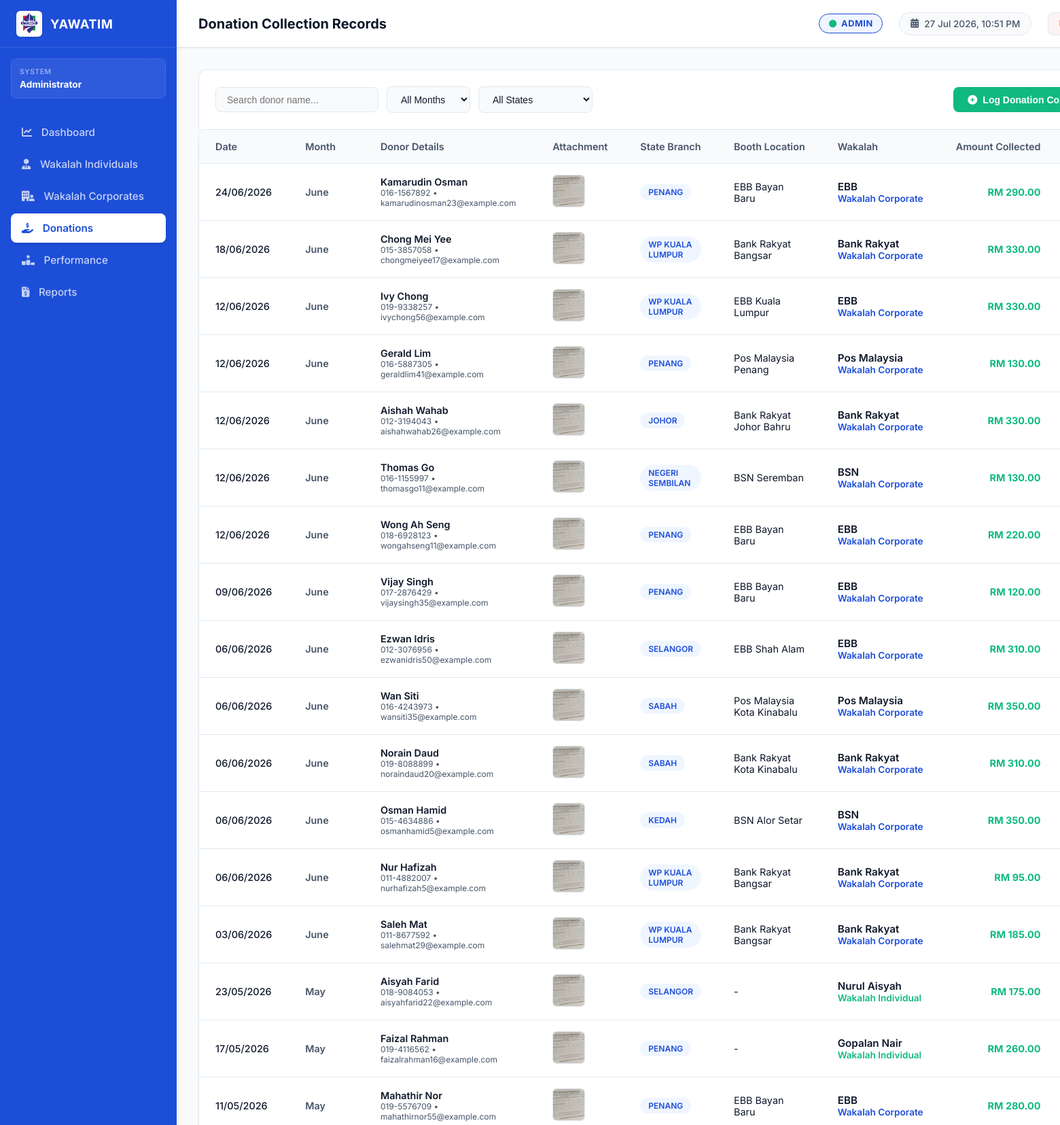
Screenshot of /index.php?page=donations (signed in, upper part) with the database file from the repository.
### tables this page shows
CREATE TABLE `donations` (
  `donation_id` int(11) NOT NULL,
  `donor_name` varchar(255) NOT NULL,
  `donor_phone` varchar(100) DEFAULT NULL,
  `donor_email` varchar(255) DEFAULT NULL,
  `amount` decimal(12,2) NOT NULL,
  `donation_date` date NOT NULL,
  `donation_month` varchar(20) NOT NULL,
  `channel` varchar(255) DEFAULT NULL,
  `state` varchar(100) NOT NULL,
  `location` varchar(255) NOT NULL,
  `wakalah_id` int(11) DEFAULT NULL,
  `booth_id` int(11) DEFAULT NULL,
  `attachment_image` varchar(255) DEFAULT NULL,
  `created_at` datetime NOT NULL DEFAULT current_timestamp()
);

CREATE TABLE `wakalah` (
  `wakalah_id` int(11) NOT NULL,
  `type` enum('individual','corporate') NOT NULL,
  `name` varchar(255) NOT NULL,
  `email` varchar(255) NOT NULL,
  `phone` varchar(100) NOT NULL,
  `state` varchar(100) NOT NULL,
  `status` enum('Active','Inactive') NOT NULL DEFAULT 'Active',
  `ic_number` varchar(100) DEFAULT NULL,
  `company_representative` varchar(255) DEFAULT NULL,
  `ssm_number` varchar(100) DEFAULT NULL,
  `hq_address` text DEFAULT NULL,
  `address` text DEFAULT NULL,
  `channel` varchar(255) DEFAULT NULL,
  `created_at` datetime NOT NULL DEFAULT current_timestamp()
);

### modules/donations.php (the view, shortened to what this page needs)
<?php
$role = $_SESSION['role'] ?? 'wakalah_individual';
$selected_month = $_GET['month_filter'] ?? '';
$selected_state = $_GET['state_filter'] ?? '';
$donations = [];
try {
    if ($role === 'admin') {
        $sql = "SELECT d.*, w.name as collector_name, w.type as collector_type
                FROM donations d
                LEFT JOIN wakalah w ON d.wakalah_id = w.wakalah_id
                WHERE 1=1";
        $params = [];
        $sql .= " ORDER BY d.donation_date DESC, d.donation_id DESC";
        $stmt_don = $pdo->prepare($sql);
        $stmt_don->execute($params);
        $donations = $stmt_don->fetchAll();
    }
} catch (PDOException $e) {
    echo "<div style='color: var(--alert-red); font-weight: bold;'>Query Error: " . $e->getMessage() . "</div>";
}
?>
<div class="table-controls-container" id="donation-controls">
    <form method="GET" action="index.php" class="search-filter-group" id="form-filter-donations" style="display: flex; gap: 0.75rem; flex-wrap: wrap; align-items: center;">
        <input type="text" class="input-search" placeholder="Search donor name..." data-search-target="true" id="donation-search-input">
        <select class="select-filter" name="month_filter" id="donation-filter-month" onchange="this.form.submit()">
            <option value="">All Months</option>
        </select>
        <select class="select-filter" name="state_filter" id="donation-filter-state" onchange="this.form.submit()">
            <option value="">All States</option>
        </select>
    </form>
    <button class="btn btn-success" data-modal-open="modal-add-donation" id="btn-log-donation">
        <i class="fa-solid fa-plus-circle"></i> Log Donation Collected
    </button>
</div>
<div class="table-card" id="donations-table-card">
    <div class="table-wrapper">
        <table class="table-yawatim" id="donations-table">
            <thead>
                <tr>
                    <th>Date</th>
                    <th>Month</th>
                    <th>Donor Details</th>
                    <th>Attachment</th>
                    <?php if ($role !== 'wakalah_individual'): ?>
                        <th>State Branch</th>
                        <th>Booth Location</th>
                    <?php endif; ?>
                    <?php if ($role === 'admin'): ?>
                        <th>Wakalah</th>
                    <?php endif; ?>
                    <th style="text-align: right;">Amount Collected</th>
                    <th style="text-align: center; width: 70px;">Action</th>
                </tr>
            </thead>
            <tbody>
                <?php if (count($donations) === 0): ?>
                    <?php
                        $colcount = 6;
                        if ($role !== 'wakalah_individual') { $colcount += 2; }
                        if ($role === 'admin') { $colcount += 1; }
                    ?>
                    <tr>
                        <td colspan="<?php echo $colcount; ?>" style="text-align: center; color: var(--light-neutral); padding: 2rem;">
                            No donation records registered
                            <?php
                                $filters = [];
                                if (!empty($selected_month)) { $filters[] = "for " . htmlspecialchars($selected_month); }
                                if (!empty($selected_state)) { $filters[] = "in " . htmlspecialchars($selected_state); }
                                echo !empty($filters) ? "(" . implode(", ", $filters) . ")" : "";
                            ?>.
                        </td>
                    </tr>
                <?php else: ?>
                    <?php foreach ($donations as $don): ?>
                        <tr>
                            <td style="font-weight: 500;"><?php echo date('d/m/Y', strtotime($don['donation_date'])); ?></td>
                            <td style="font-weight: 600; color: var(--medium-neutral);"><?php echo htmlspecialchars($don['donation_month']); ?></td>
                            <td>
                                <div style="display: flex; flex-direction: column;">
                                    <span style="font-weight: 600;"><?php echo htmlspecialchars($don['donor_name'] ?: 'Anonymous'); ?></span>
                                    <span style="font-size: 0.75rem; color: var(--medium-neutral);">
                                        <?php echo htmlspecialchars($don['donor_phone'] ?: '-'); ?>
                                        <?php echo $don['donor_email'] ? ' &bull; ' . htmlspecialchars($don['donor_email']) : ''; ?>
                                    </span>
                                </div>
                            </td>
                            <td>
                                <?php if (!empty($don['attachment_image'])): ?>
                                    <a href="<?php echo htmlspecialchars($don['attachment_image']); ?>" target="_blank" title="View Receipt">
                                        <img src="<?php echo htmlspecialchars($don['attachment_image']); ?>" alt="Receipt"
                                             style="width:48px;height:48px;object-fit:cover;border-radius:6px;border:1px solid var(--border-light);cursor:pointer;transition:transform 0.2s;"
                                             onmouseover="this.style.transform='scale(1.15)'" onmouseout="this.style.transform='scale(1)'">
                                    </a>
                                <?php else: ?>
                                    <span style="color: var(--light-neutral); font-size: 0.8rem;">—</span>
                                <?php endif; ?>
                            </td>
                            <?php if ($role !== 'wakalah_individual'): ?>
                                <td>
                                    <span class="badge" style="background-color: var(--light-blue); color: var(--primary-blue); font-weight: 600;">
                                        <?php echo htmlspecialchars($don['state']); ?>
                                    </span>
                                </td>
                                <td>
                                    <?php
                                        $loc = htmlspecialchars($don['location']);
                                        if ((($don['collector_type'] ?? '') === 'corporate' || $role === 'wakalah_corporate') && $loc === '-') {
                                            $partner_name_display = $don['collector_name'] ?: ($_SESSION['name'] ?? 'Corporate Partner');
                                            echo htmlspecialchars($partner_name_display . ' ' . $don['state']);
                                        } else {
                                            echo (($don['collector_type'] ?? '') === 'individual') ? '-' : $loc;
                                        }
                                    ?>
                                </td>
                            <?php endif; ?>
                            <?php if ($role === 'admin'): ?>
                                <td>
                                     <div style="display: flex; flex-direction: column;">
                                         <span style="font-size: 0.95rem; font-weight: 600; color: var(--dark-neutral);">
                                             <?php
                                                 if (($don['collector_type'] ?? '') === 'corporate' || ($don['collector_type'] ?? '') === 'individual') {
                                                     echo htmlspecialchars($don['collector_name']);
                                                 } else {
                                                     echo 'Direct YAWATIM';
                                                 }
                                             ?>
                                         </span>
                                         <span style="font-size: 0.85rem; font-weight: 600; white-space: nowrap; color: <?php echo ($don['collector_type'] ?? '') === 'corporate' ? 'var(--primary-blue)' : (($don['collector_type'] ?? '') === 'individual' ? 'var(--success-green)' : 'var(--medium-neutral)'); ?>;">
                                             <?php echo ($don['collector_type'] ?? '') === 'corporate' ? 'Wakalah Corporate' : (($don['collector_type'] ?? '') === 'individual' ? 'Wakalah Individual' : 'Direct'); ?>
                                         </span>
                                     </div>
                                </td>
                            <?php endif; ?>
                            <td style="font-weight: 700; color: var(--success-green); text-align: right;">
                                RM <?php echo number_format($don['amount'], 2); ?>
                            </td>
                            <td style="text-align: center;">
                            </td>
                        </tr>
                    <?php endforeach; ?>
                <?php endif; ?>
            </tbody>
        </table>
    </div>
</div>

### assets/css/style.css (style rules this page uses)
:root { --primary-blue: #1e3a8a; --primary-blue-hover: #1e40af; --light-blue: #eff6ff; --border-blue: #bfdbfe; --success-green: #10b981; --success-green-hover: #059669; --light-green: #ecfdf5; --alert-red: #ef4444; --alert-red-hover: #dc2626; --light-red: #fef2f2; --dark-neutral: #0f172a; --medium-neutral: #475569; --light-neutral: #94a3b8; --bg-neutral: #f8fafc; --border-light: #e2e8f0; --white: #ffffff; --transition: all 0.25s cubic-bezier(0.4, 0, 0.2, 1); --shadow-sm: 0 1px 3px rgba(0,0,0,0.05), 0 1px 2px rgba(0,0,0,0.02); --shadow-md: 0 4px 6px -1px rgba(0,0,0,0.08), 0 2px 4px -1px rgba(0,0,0,0.03); --shadow-lg: 0 10px 15px -3px rgba(0,0,0,0.08), 0 4px 6px -2px rgba(0,0,0,0.03); --sidebar-width: 260px; --header-height: 70px; }
* { box-sizing: border-box; margin: 0; padding: 0; }
body { font-family: 'Inter', sans-serif; background-color: var(--bg-neutral); color: var(--dark-neutral); min-height: 100vh; display: flex; flex-direction: column; overflow-x: hidden; }
a { text-decoration: none; color: inherit; }
.table-controls-container { background-color: var(--white); border-radius: 12px 12px 0 0; padding: 1.5rem; border: 1px solid var(--border-light); border-bottom: none; display: flex; flex-wrap: wrap; align-items: center; justify-content: space-between; gap: 1rem; }
.search-filter-group { display: flex; align-items: center; gap: 0.75rem; flex-wrap: wrap; }
.input-search, .select-filter { background-color: var(--bg-neutral); border: 1px solid var(--border-light); border-radius: 8px; padding: 0.6rem 1rem; font-size: 0.875rem; color: var(--dark-neutral); outline: none; transition: var(--transition); }
.input-search { width: 240px; }
.btn { display: inline-flex; align-items: center; justify-content: center; gap: 0.5rem; font-size: 0.875rem; font-weight: 600; padding: 0.6rem 1.25rem; border-radius: 8px; border: 1px solid transparent; cursor: pointer; transition: var(--transition); }
.btn-success { background-color: var(--success-green); color: var(--white); }
.table-card { background-color: var(--white); border-radius: 12px; box-shadow: var(--shadow-sm); border: 1px solid var(--border-light); overflow: hidden; margin-bottom: 2rem; }
.table-wrapper { overflow-x: auto; width: 100%; }
.table-yawatim { width: 100%; border-collapse: collapse; text-align: left; font-size: 0.9rem; }
.table-yawatim th { background-color: var(--bg-neutral); color: var(--medium-neutral); font-weight: 600; padding: 1rem 1.5rem; border-bottom: 1px solid var(--border-light); white-space: nowrap; }
.table-yawatim td { padding: 1rem 1.5rem; border-bottom: 1px solid var(--border-light); color: var(--dark-neutral); vertical-align: middle; }
.badge { display: inline-flex; align-items: center; padding: 0.25rem 0.75rem; border-radius: 20px; font-size: 0.75rem; font-weight: 600; text-transform: uppercase; }

### rows the page displays
donations: donation_date "24/06/2026", donation_month "June", donor_name "Kamarudin Osman", donor_phone "016-1567892", donor_email "kamarudinosman23@example.com", attachment_image (picture), state "PENANG", location "EBB Bayan Baru", wakalah.name "EBB", shows "Wakalah Corporate", amount "290.00"
donations: donation_date "18/06/2026", donation_month "June", donor_name "Chong Mei Yee", donor_phone "015-3857058", donor_email "chongmeiyee17@example.com", attachment_image (picture), state "WP KUALA LUMPUR", location "Bank Rakyat Bangsar", wakalah.name "Bank Rakyat", shows "Wakalah Corporate", amount "330.00"
donations: donation_date "12/06/2026", donation_month "June", donor_name "Ivy Chong", donor_phone "019-9338257", donor_email "ivychong56@example.com", attachment_image (picture), state "WP KUALA LUMPUR", location "EBB Kuala Lumpur", wakalah.name "EBB", shows "Wakalah Corporate", amount "330.00"
donations: donation_date "12/06/2026", donation_month "June", donor_name "Gerald Lim", donor_phone "016-5887305", donor_email "geraldlim41@example.com", attachment_image (picture), state "PENANG", location "Pos Malaysia Penang", wakalah.name "Pos Malaysia", shows "Wakalah Corporate", amount "130.00"
donations: donation_date "12/06/2026", donation_month "June", donor_name "Aishah Wahab", donor_phone "012-3194043", donor_email "aishahwahab26@example.com", attachment_image (picture), state "JOHOR", location "Bank Rakyat Johor Bahru", wakalah.name "Bank Rakyat", shows "Wakalah Corporate", amount "330.00"
donations: donation_date "12/06/2026", donation_month "June", donor_name "Thomas Go", donor_phone "016-1155997", donor_email "thomasgo11@example.com", attachment_image (picture), state "NEGERI SEMBILAN", location "BSN Seremban", wakalah.name "BSN", shows "Wakalah Corporate", amount "130.00"
donations: donation_date "12/06/2026", donation_month "June", donor_name "Wong Ah Seng", donor_phone "018-6928123", donor_email "wongahseng11@example.com", attachment_image (picture), state "PENANG", location "EBB Bayan Baru", wakalah.name "EBB", shows "Wakalah Corporate", amount "220.00"
donations: donation_date "09/06/2026", donation_month "June", donor_name "Vijay Singh", donor_phone "017-2876429", donor_email "vijaysingh35@example.com", attachment_image (picture), state "PENANG", location "EBB Bayan Baru", wakalah.name "EBB", shows "Wakalah Corporate", amount "120.00"
donations: donation_date "06/06/2026", donation_month "June", donor_name "Ezwan Idris", donor_phone "012-3076956", donor_email "ezwanidris50@example.com", attachment_image (picture), state "SELANGOR", location "EBB Shah Alam", wakalah.name "EBB", shows "Wakalah Corporate", amount "310.00"
donations: donation_date "06/06/2026", donation_month "June", donor_name "Wan Siti", donor_phone "016-4243973", donor_email "wansiti35@example.com", attachment_image (picture), state "SABAH", location "Pos Malaysia Kota Kinabalu", wakalah.name "Pos Malaysia", shows "Wakalah Corporate", amount "350.00"
donations: donation_date "06/06/2026", donation_month "June", donor_name "Norain Daud", donor_phone "019-8088899", donor_email "noraindaud20@example.com", attachment_image (picture), state "SABAH", location "Bank Rakyat Kota Kinabalu", wakalah.name "Bank Rakyat", shows "Wakalah Corporate", amount "310.00"
donations: donation_date "06/06/2026", donation_month "June", donor_name "Osman Hamid", donor_phone "015-4634886", donor_email "osmanhamid5@example.com", attachment_image (picture), state "KEDAH", location "BSN Alor Setar", wakalah.name "BSN", shows "Wakalah Corporate", amount "350.00"
donations: donation_date "06/06/2026", donation_month "June", donor_name "Nur Hafizah", donor_phone "011-4882007", donor_email "nurhafizah5@example.com", attachment_image (picture), state "WP KUALA LUMPUR", location "Bank Rakyat Bangsar", wakalah.name "Bank Rakyat", shows "Wakalah Corporate", amount "95.00"
donations: donation_date "03/06/2026", donation_month "June", donor_name "Saleh Mat", donor_phone "011-8677592", donor_email "salehmat29@example.com", attachment_image (picture), state "WP KUALA LUMPUR", location "Bank Rakyat Bangsar", wakalah.name "Bank Rakyat", shows "Wakalah Corporate", amount "185.00"
donations: donation_date "23/05/2026", donation_month "May", donor_name "Aisyah Farid", donor_phone "018-9084053", donor_email "aisyahfarid22@example.com", attachment_image (picture), state "SELANGOR", wakalah.name "Nurul Aisyah", shows "Wakalah Individual", amount "175.00"
donations: donation_date "17/05/2026", donation_month "May", donor_name "Faizal Rahman", donor_phone "019-4116562", donor_email "faizalrahman16@example.com", attachment_image (picture), state "PENANG", wakalah.name "Gopalan Nair", shows "Wakalah Individual", amount "260.00"
donations: donation_date "11/05/2026", donation_month "May", donor_name "Mahathir Nor", donor_phone "019-5576709", donor_email "mahathirnor55@example.com", attachment_image (picture), state "PENANG", location "EBB Bayan Baru", wakalah.name "EBB", shows "Wakalah Corporate", amount "280.00"

### other values shown
$name ?: 'YAWATIM' "Administrator"
$page_title "Donation Collection Records"
$current_channel ?: 'YAWATIM' "ADMIN"
